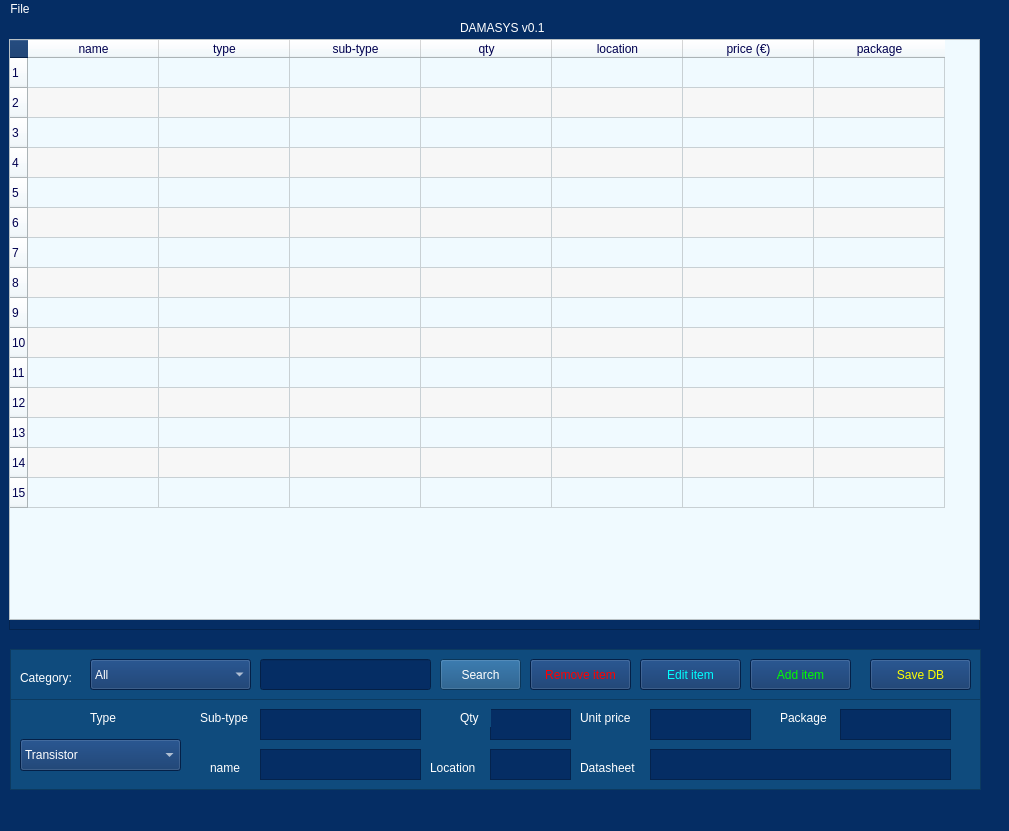
<?xml version="1.0" encoding="UTF-8"?>
<ui version="4.0">
 <class>MainWindow</class>
 <widget class="QMainWindow" name="MainWindow">
  <property name="geometry">
   <rect>
    <x>0</x>
    <y>0</y>
    <width>1009</width>
    <height>831</height>
   </rect>
  </property>
  <property name="sizePolicy">
   <sizepolicy hsizetype="Fixed" vsizetype="Fixed">
    <horstretch>0</horstretch>
    <verstretch>0</verstretch>
   </sizepolicy>
  </property>
  <property name="windowTitle">
   <string>DAMASYS v0.1</string>
  </property>
  <property name="windowIcon">
   <iconset>
    <normaloff>../santdex/trilobit.jpg</normaloff>../santdex/trilobit.jpg</iconset>
  </property>
  <property name="styleSheet">
   <string notr="true">background-color: rgb(5, 45, 100);
color: rgb(255, 255, 255);</string>
  </property>
  <widget class="QWidget" name="centralwidget">
   <widget class="QFrame" name="frame">
    <property name="geometry">
     <rect>
      <x>9</x>
      <y>20</y>
      <width>971</width>
      <height>591</height>
     </rect>
    </property>
    <property name="frameShape">
     <enum>QFrame::StyledPanel</enum>
    </property>
    <property name="frameShadow">
     <enum>QFrame::Raised</enum>
    </property>
    <widget class="QTableWidget" name="tableWidget">
     <property name="geometry">
      <rect>
       <x>0</x>
       <y>0</y>
       <width>971</width>
       <height>581</height>
      </rect>
     </property>
     <property name="sizePolicy">
      <sizepolicy hsizetype="Fixed" vsizetype="Fixed">
       <horstretch>0</horstretch>
       <verstretch>0</verstretch>
      </sizepolicy>
     </property>
     <property name="baseSize">
      <size>
       <width>0</width>
       <height>50</height>
      </size>
     </property>
     <property name="styleSheet">
      <string notr="true">background-color: rgb(240, 250, 255);

color: rgb(0, 0, 79);</string>
     </property>
     <property name="sizeAdjustPolicy">
      <enum>QAbstractScrollArea::AdjustIgnored</enum>
     </property>
     <property name="alternatingRowColors">
      <bool>true</bool>
     </property>
     <property name="selectionBehavior">
      <enum>QAbstractItemView::SelectRows</enum>
     </property>
     <property name="verticalScrollMode">
      <enum>QAbstractItemView::ScrollPerItem</enum>
     </property>
     <property name="sortingEnabled">
      <bool>true</bool>
     </property>
     <property name="rowCount">
      <number>15</number>
     </property>
     <property name="columnCount">
      <number>7</number>
     </property>
     <attribute name="horizontalHeaderDefaultSectionSize">
      <number>131</number>
     </attribute>
     <row/>
     <row/>
     <row/>
     <row/>
     <row/>
     <row/>
     <row/>
     <row/>
     <row/>
     <row/>
     <row/>
     <row/>
     <row/>
     <row/>
     <row/>
     <column>
      <property name="text">
       <string>name</string>
      </property>
     </column>
     <column>
      <property name="text">
       <string>type</string>
      </property>
     </column>
     <column>
      <property name="text">
       <string>sub-type</string>
      </property>
     </column>
     <column>
      <property name="text">
       <string>qty</string>
      </property>
     </column>
     <column>
      <property name="text">
       <string>location</string>
      </property>
     </column>
     <column>
      <property name="text">
       <string>price (€)</string>
      </property>
     </column>
     <column>
      <property name="text">
       <string>package</string>
      </property>
     </column>
     <item row="0" column="0">
      <property name="text">
       <string/>
      </property>
      <property name="textAlignment">
       <set>AlignCenter</set>
      </property>
      <property name="background">
       <brush brushstyle="NoBrush">
        <color alpha="255">
         <red>0</red>
         <green>0</green>
         <blue>0</blue>
        </color>
       </brush>
      </property>
      <property name="flags">
       <set>ItemIsSelectable|ItemIsDragEnabled|ItemIsDropEnabled|ItemIsUserCheckable|ItemIsEnabled</set>
      </property>
     </item>
    </widget>
   </widget>
   <widget class="QFrame" name="frame_3">
    <property name="geometry">
     <rect>
      <x>10</x>
      <y>680</y>
      <width>971</width>
      <height>91</height>
     </rect>
    </property>
    <property name="styleSheet">
     <string notr="true">background-color: rgb(15, 75, 125);</string>
    </property>
    <property name="frameShape">
     <enum>QFrame::StyledPanel</enum>
    </property>
    <property name="frameShadow">
     <enum>QFrame::Raised</enum>
    </property>
    <widget class="QComboBox" name="comboBox_Add_Cat">
     <property name="geometry">
      <rect>
       <x>10</x>
       <y>40</y>
       <width>161</width>
       <height>32</height>
      </rect>
     </property>
     <property name="styleSheet">
      <string notr="true">background-color: rgb(5, 45, 100);
color: rgb(255, 255, 255);</string>
     </property>
     <item>
      <property name="text">
       <string>Transistor</string>
      </property>
     </item>
     <item>
      <property name="text">
       <string>Mosfet</string>
      </property>
     </item>
     <item>
      <property name="text">
       <string>Opamp</string>
      </property>
     </item>
     <item>
      <property name="text">
       <string>Resistor</string>
      </property>
     </item>
     <item>
      <property name="text">
       <string>Capacitor</string>
      </property>
     </item>
     <item>
      <property name="text">
       <string>Voltage Regulator</string>
      </property>
     </item>
     <item>
      <property name="text">
       <string>Microcontroller</string>
      </property>
     </item>
     <item>
      <property name="text">
       <string>Development Board</string>
      </property>
     </item>
    </widget>
    <widget class="QLabel" name="lbl_4">
     <property name="geometry">
      <rect>
       <x>190</x>
       <y>10</y>
       <width>61</width>
       <height>18</height>
      </rect>
     </property>
     <property name="styleSheet">
      <string notr="true">color: rgb(255, 255, 255);</string>
     </property>
     <property name="text">
      <string>Sub-type</string>
     </property>
    </widget>
    <widget class="QLabel" name="lbl_5">
     <property name="geometry">
      <rect>
       <x>200</x>
       <y>60</y>
       <width>41</width>
       <height>18</height>
      </rect>
     </property>
     <property name="styleSheet">
      <string notr="true">color: rgb(255, 255, 255);</string>
     </property>
     <property name="text">
      <string>name</string>
     </property>
    </widget>
    <widget class="QTextEdit" name="txt_add_subtype">
     <property name="geometry">
      <rect>
       <x>250</x>
       <y>10</y>
       <width>161</width>
       <height>31</height>
      </rect>
     </property>
     <property name="styleSheet">
      <string notr="true">background-color: rgb(5, 45, 100);
color: rgb(255, 255, 255);</string>
     </property>
    </widget>
    <widget class="QTextEdit" name="txt_add_name">
     <property name="geometry">
      <rect>
       <x>250</x>
       <y>50</y>
       <width>161</width>
       <height>31</height>
      </rect>
     </property>
     <property name="styleSheet">
      <string notr="true">background-color: rgb(5, 45, 100);
color: rgb(255, 255, 255);</string>
     </property>
    </widget>
    <widget class="QTextEdit" name="txt_add_location">
     <property name="geometry">
      <rect>
       <x>480</x>
       <y>50</y>
       <width>81</width>
       <height>31</height>
      </rect>
     </property>
     <property name="styleSheet">
      <string notr="true">background-color: rgb(5, 45, 100);
color: rgb(255, 255, 255);</string>
     </property>
    </widget>
    <widget class="QTextEdit" name="txt_add_qty">
     <property name="geometry">
      <rect>
       <x>480</x>
       <y>10</y>
       <width>81</width>
       <height>31</height>
      </rect>
     </property>
     <property name="styleSheet">
      <string notr="true">background-color: rgb(5, 45, 100);
color: rgb(255, 255, 255);</string>
     </property>
    </widget>
    <widget class="QLabel" name="label">
     <property name="geometry">
      <rect>
       <x>450</x>
       <y>10</y>
       <width>31</width>
       <height>18</height>
      </rect>
     </property>
     <property name="styleSheet">
      <string notr="true">color: rgb(255, 255, 255);</string>
     </property>
     <property name="text">
      <string>Qty</string>
     </property>
    </widget>
    <widget class="QLabel" name="lbl_7">
     <property name="geometry">
      <rect>
       <x>420</x>
       <y>60</y>
       <width>51</width>
       <height>18</height>
      </rect>
     </property>
     <property name="styleSheet">
      <string notr="true">color: rgb(255, 255, 255);</string>
     </property>
     <property name="text">
      <string>Location</string>
     </property>
    </widget>
    <widget class="QTextEdit" name="txt_add_price">
     <property name="geometry">
      <rect>
       <x>640</x>
       <y>10</y>
       <width>101</width>
       <height>31</height>
      </rect>
     </property>
     <property name="styleSheet">
      <string notr="true">background-color: rgb(5, 45, 100);
color: rgb(255, 255, 255);</string>
     </property>
    </widget>
    <widget class="QLabel" name="lbl_8">
     <property name="geometry">
      <rect>
       <x>570</x>
       <y>10</y>
       <width>61</width>
       <height>18</height>
      </rect>
     </property>
     <property name="styleSheet">
      <string notr="true">color: rgb(255, 255, 255);</string>
     </property>
     <property name="text">
      <string>Unit price</string>
     </property>
    </widget>
    <widget class="QLabel" name="lbl_9">
     <property name="geometry">
      <rect>
       <x>570</x>
       <y>60</y>
       <width>61</width>
       <height>18</height>
      </rect>
     </property>
     <property name="styleSheet">
      <string notr="true">color: rgb(255, 255, 255);</string>
     </property>
     <property name="text">
      <string>Datasheet</string>
     </property>
    </widget>
    <widget class="QTextEdit" name="txt_add_data">
     <property name="geometry">
      <rect>
       <x>640</x>
       <y>50</y>
       <width>301</width>
       <height>31</height>
      </rect>
     </property>
     <property name="styleSheet">
      <string notr="true">background-color: rgb(5, 45, 100);
color: rgb(255, 255, 255);</string>
     </property>
    </widget>
    <widget class="QTextEdit" name="txt_add_package">
     <property name="geometry">
      <rect>
       <x>830</x>
       <y>10</y>
       <width>111</width>
       <height>31</height>
      </rect>
     </property>
     <property name="styleSheet">
      <string notr="true">background-color: rgb(5, 45, 100);
color: rgb(255, 255, 255);</string>
     </property>
    </widget>
    <widget class="QLabel" name="lbl_10">
     <property name="geometry">
      <rect>
       <x>770</x>
       <y>10</y>
       <width>51</width>
       <height>18</height>
      </rect>
     </property>
     <property name="styleSheet">
      <string notr="true">color: rgb(255, 255, 255);</string>
     </property>
     <property name="text">
      <string>Package</string>
     </property>
    </widget>
    <widget class="QLabel" name="lbl_6">
     <property name="geometry">
      <rect>
       <x>80</x>
       <y>10</y>
       <width>41</width>
       <height>18</height>
      </rect>
     </property>
     <property name="styleSheet">
      <string notr="true">color: rgb(255, 255, 255);</string>
     </property>
     <property name="text">
      <string>Type</string>
     </property>
    </widget>
   </widget>
   <widget class="QLabel" name="label_2">
    <property name="geometry">
     <rect>
      <x>460</x>
      <y>0</y>
      <width>101</width>
      <height>18</height>
     </rect>
    </property>
    <property name="text">
     <string>DAMASYS v0.1</string>
    </property>
   </widget>
   <widget class="QFrame" name="frame_2">
    <property name="geometry">
     <rect>
      <x>10</x>
      <y>630</y>
      <width>971</width>
      <height>51</height>
     </rect>
    </property>
    <property name="styleSheet">
     <string notr="true">background-color: rgb(15, 75, 125);</string>
    </property>
    <property name="frameShape">
     <enum>QFrame::StyledPanel</enum>
    </property>
    <property name="frameShadow">
     <enum>QFrame::Raised</enum>
    </property>
    <widget class="QLabel" name="lbl_2">
     <property name="geometry">
      <rect>
       <x>10</x>
       <y>20</y>
       <width>61</width>
       <height>18</height>
      </rect>
     </property>
     <property name="styleSheet">
      <string notr="true">color: rgb(255, 255, 255);</string>
     </property>
     <property name="text">
      <string>Category:</string>
     </property>
    </widget>
    <widget class="QComboBox" name="comboBox_cat">
     <property name="geometry">
      <rect>
       <x>80</x>
       <y>10</y>
       <width>161</width>
       <height>31</height>
      </rect>
     </property>
     <property name="styleSheet">
      <string notr="true">background-color: rgb(5, 45, 100);
color: rgb(255, 255, 255);</string>
     </property>
     <item>
      <property name="text">
       <string>All</string>
      </property>
     </item>
     <item>
      <property name="text">
       <string>Transistor</string>
      </property>
     </item>
     <item>
      <property name="text">
       <string>Mosfet</string>
      </property>
     </item>
     <item>
      <property name="text">
       <string>Opamp</string>
      </property>
     </item>
     <item>
      <property name="text">
       <string>Resistor</string>
      </property>
     </item>
     <item>
      <property name="text">
       <string>Capacitor</string>
      </property>
     </item>
     <item>
      <property name="text">
       <string>Voltage Regulator</string>
      </property>
     </item>
     <item>
      <property name="text">
       <string>Microcontroller</string>
      </property>
     </item>
     <item>
      <property name="text">
       <string>Development Board</string>
      </property>
     </item>
    </widget>
    <widget class="QPushButton" name="btn_search">
     <property name="geometry">
      <rect>
       <x>430</x>
       <y>10</y>
       <width>81</width>
       <height>31</height>
      </rect>
     </property>
     <property name="styleSheet">
      <string notr="true">color: rgb(255, 255, 255);</string>
     </property>
     <property name="text">
      <string>Search</string>
     </property>
    </widget>
    <widget class="QPushButton" name="btn_rmItem">
     <property name="geometry">
      <rect>
       <x>520</x>
       <y>10</y>
       <width>101</width>
       <height>31</height>
      </rect>
     </property>
     <property name="styleSheet">
      <string notr="true">background-color: rgb(5, 45, 100);
color: rgb(255, 0, 0);
border-color: rgb(255, 0, 0);</string>
     </property>
     <property name="text">
      <string>Remove item</string>
     </property>
    </widget>
    <widget class="QLineEdit" name="line_search">
     <property name="geometry">
      <rect>
       <x>250</x>
       <y>10</y>
       <width>171</width>
       <height>31</height>
      </rect>
     </property>
     <property name="styleSheet">
      <string notr="true">background-color: rgb(5, 45, 100);
color: rgb(255, 255, 255);</string>
     </property>
    </widget>
    <widget class="QPushButton" name="btn_save">
     <property name="geometry">
      <rect>
       <x>860</x>
       <y>10</y>
       <width>101</width>
       <height>31</height>
      </rect>
     </property>
     <property name="styleSheet">
      <string notr="true">background-color: rgb(5, 45, 100);
border-color: rgb(255, 255, 0);
color: rgb(255, 255, 0);</string>
     </property>
     <property name="text">
      <string>Save DB</string>
     </property>
    </widget>
    <widget class="QPushButton" name="btn_editItem">
     <property name="geometry">
      <rect>
       <x>630</x>
       <y>10</y>
       <width>101</width>
       <height>31</height>
      </rect>
     </property>
     <property name="styleSheet">
      <string notr="true">background-color: rgb(5, 45, 100);
color: rgb(0, 255, 255);
border-color: rgb(0, 255, 255);</string>
     </property>
     <property name="text">
      <string>Edit item</string>
     </property>
    </widget>
    <widget class="QPushButton" name="btn_addItem">
     <property name="geometry">
      <rect>
       <x>740</x>
       <y>10</y>
       <width>101</width>
       <height>31</height>
      </rect>
     </property>
     <property name="styleSheet">
      <string notr="true">background-color: rgb(5, 45, 100);
color: rgb(0, 255, 0);
border-color: rgb(85, 255, 0);</string>
     </property>
     <property name="text">
      <string>Add item</string>
     </property>
    </widget>
   </widget>
  </widget>
  <widget class="QMenuBar" name="menubar">
   <property name="geometry">
    <rect>
     <x>0</x>
     <y>0</y>
     <width>1009</width>
     <height>30</height>
    </rect>
   </property>
   <widget class="QMenu" name="menuAbout">
    <property name="title">
     <string>File</string>
    </property>
    <addaction name="actionAbout"/>
    <addaction name="actionExit"/>
   </widget>
   <addaction name="menuAbout"/>
  </widget>
  <widget class="QStatusBar" name="statusbar"/>
  <action name="actionExit">
   <property name="text">
    <string>Exit</string>
   </property>
  </action>
  <action name="actionAbout">
   <property name="text">
    <string>About</string>
   </property>
  </action>
 </widget>
 <resources>
  <include location="images/a.qrc"/>
 </resources>
 <connections/>
</ui>
